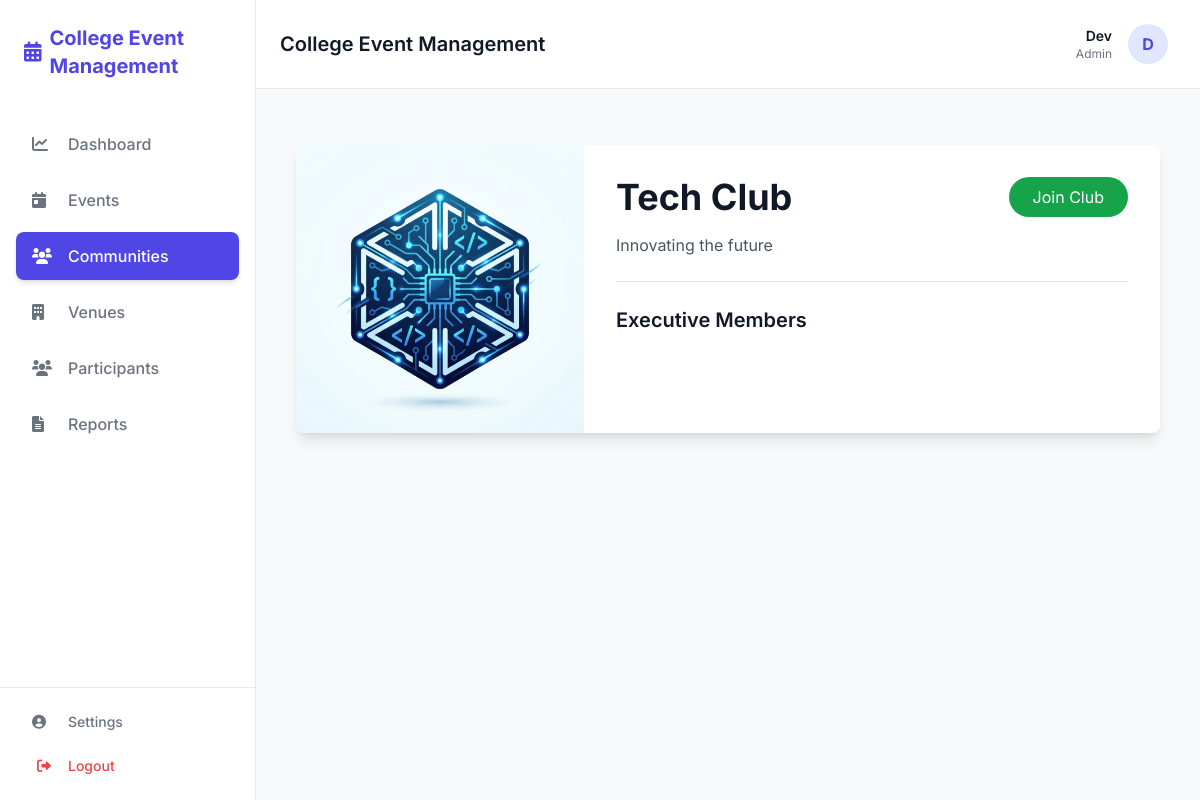
The page /communities/1/ (signed in) on the database its author committed.
### apps/accounts/models.py (models this page shows, shortened)
class User(AbstractUser):
    class Role(models.TextChoices):
        ADMIN = "ADMIN", "Admin"
        ORGANIZER = "ORGANIZER", "Organizer"
        STUDENT = "STUDENT", "Student"
    role = models.CharField(max_length=50, choices=Role.choices, default=Role.STUDENT)
    department = models.CharField(max_length=100, blank=True, null=True)
    year = models.IntegerField(blank=True, null=True)

### apps/communities/views.py (the view)
# urls.py: path('<int:club_id>/', views.club_detail, name='club_detail'),
def club_detail(request, club_id):
    clubs = [
        {'id': 1, 'name': 'Tech Club', 'description': 'Innovating the future', 'is_active': True, 'image': 'images/tech_club.png'},
        {'id': 2, 'name': 'Dance Club', 'description': 'Express yourself through movement', 'is_active': True, 'image': 'images/dance_club.png'},
        {'id': 3, 'name': 'Art Society', 'description': 'Creativity without limits', 'is_active': True, 'image': 'images/art_society.png'},
    ]
    club = next((c for c in clubs if c['id'] == int(club_id)), clubs[0])
    return render(request, 'communities/club_detail.html', {'club': club})

### apps/communities/templates/communities/club_detail.html (shortened to what this page needs)
{% extends 'base.html' %}
{% load static %}
{% block content %}
<div class="container mx-auto px-4 py-8">
    <div class="bg-white rounded-lg shadow-lg overflow-hidden">
        <div class="md:flex">
            <div class="md:w-1/3">
                {% if club.logo %}
                <img src="{{ club.logo.url }}" alt="{{ club.name }}" class="w-full h-full object-cover">
                {% elif club.image %}
                <img src="{% static club.image %}" alt="{{ club.name }}" class="w-full h-full object-cover">
                {% else %}
                <div class="w-full h-64 md:h-full bg-gray-200 flex items-center justify-center">
                    <span class="text-gray-400 text-6xl">🏢</span>
                </div>
                {% endif %}
            </div>
            <div class="md:w-2/3 p-8">
                <div class="flex justify-between items-start mb-4">
                    <h1 class="text-4xl font-bold">{{ club.name }}</h1>
                    {% if user.is_authenticated %}
                    <form method="post" action="{% url 'join_club' club.id %}">
                        <button type="submit"
                            class="bg-green-600 text-white px-6 py-2 rounded-full hover:bg-green-700 transition-colors">
                            Join Club
                        </button>
                    </form>
                    {% endif %}
                </div>
                <p class="text-gray-600 mb-6">{{ club.description }}</p>
                <div class="border-t pt-6 mt-6">
                    <h3 class="text-xl font-semibold mb-4">Executive Members</h3>
                </div>
            </div>
        </div>
    </div>
</div>
{% endblock %}

### apps/core/templates/components/navbar.html
<header class="bg-white border-b border-gray-200 sticky top-0 z-50 px-6 py-4 flex items-center justify-between">
    <div class="flex items-center space-x-4">
        <h2 class="text-xl font-semibold text-textDark">College Event Management</h2>
    </div>
    <a href="{% url 'profile' %}"
        class="flex items-center space-x-4 hover:bg-gray-50 p-2 rounded-lg transition-colors cursor-pointer">
        <div class="text-right hidden md:block">
            <p class="text-sm font-semibold text-textDark">{{ user.username }}</p>
            <p class="text-xs text-textLight capitalize">{{ user.role|lower }}</p>
        </div>
        <div class="h-10 w-10 rounded-full bg-indigo-100 flex items-center justify-center text-primary font-bold">
            {{ user.username|first|upper }}
        </div>
    </a>
</header>

### apps/core/templates/base.html (style rules this page uses)
body { font-family: 'Inter', sans-serif; background-color: #F8F9FB; color: #111827; }

### rows shown on the page
User: username "Dev", role "Admin", username|first "D"

### other values the page prints
{{ club.name }} "Tech Club"
{{ club.description }} "Innovating the future"
